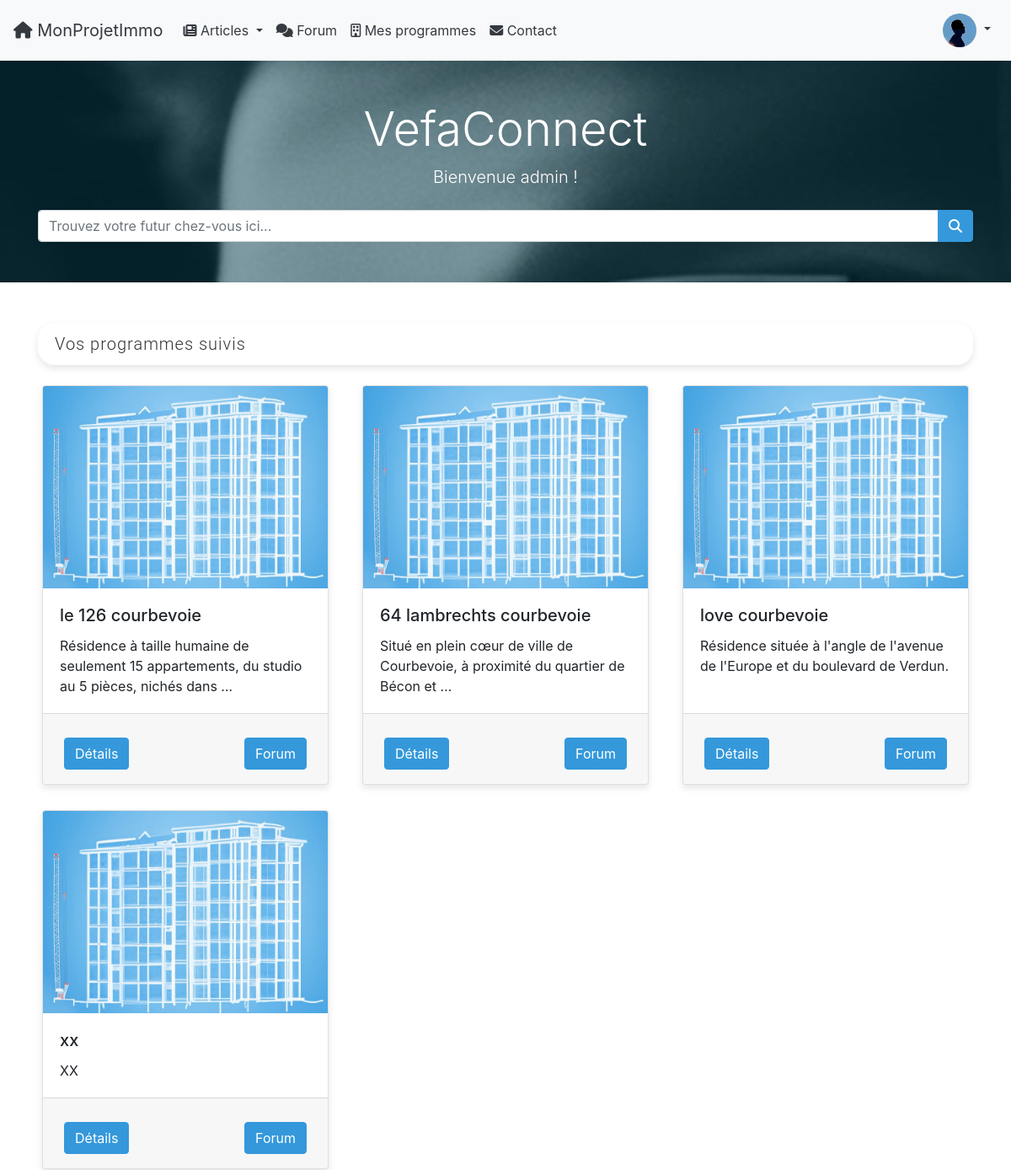
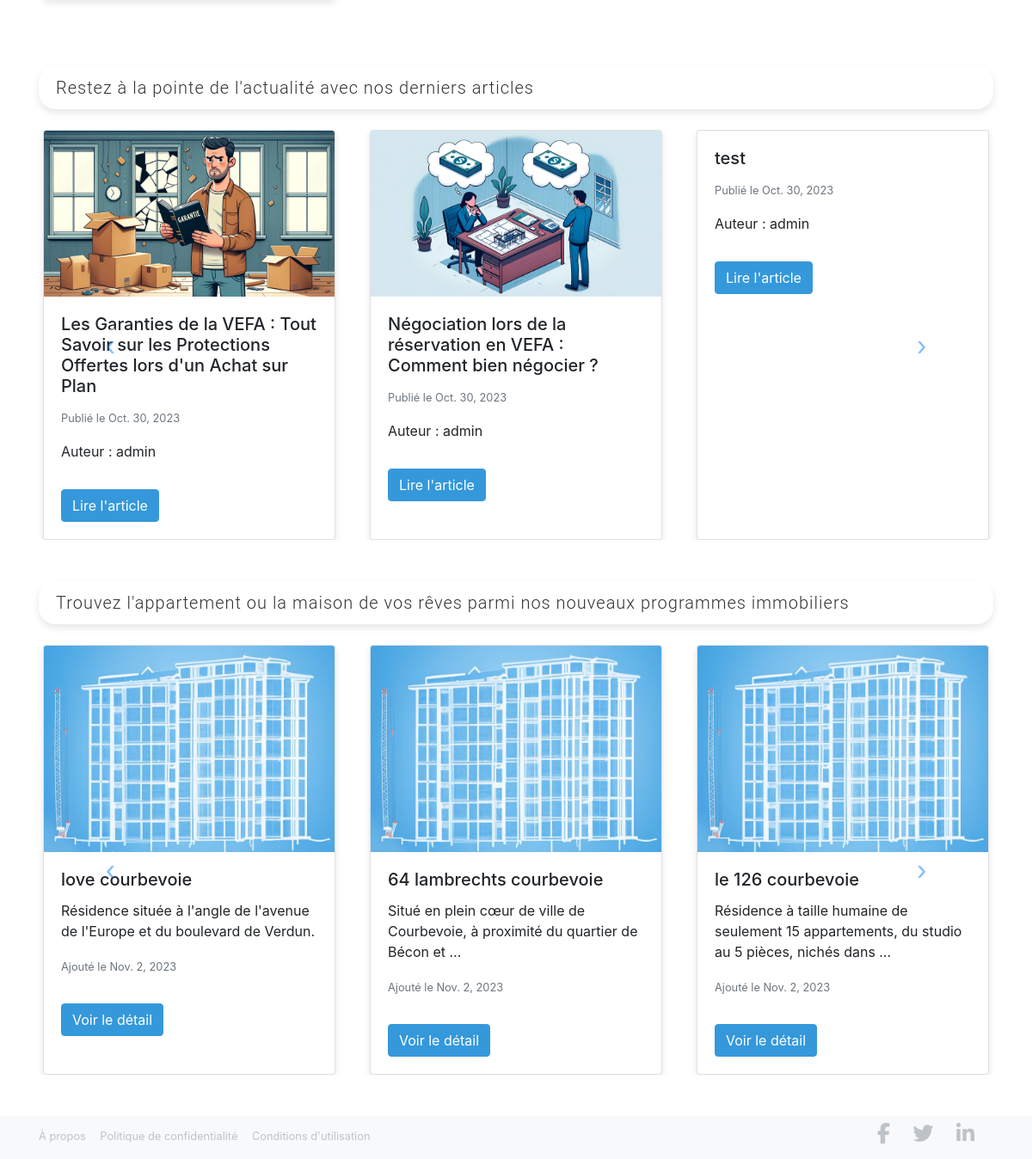
The app's page / (signed in) with its own data (2 pictures, top to bottom).
### forum/models.py (models this page shows, shortened)
class UserProfile(models.Model):
    GENDER_CHOICES = (
        ('M', 'Male'),
        ('F', 'Female'),
        ('O', 'Other'),
)
    user = models.OneToOneField(User, on_delete=models.CASCADE)
    bio = models.TextField(blank=True)
    followed_programs = models.ManyToManyField('website.RealEstateProgram', through='website.FollowedProgram', related_name='followers')
    joined_date = models.DateTimeField(auto_now_add=True)
    photo = models.ImageField(upload_to='user_photos/', blank=True, null=True)
    first_name = models.CharField(max_length=30, blank=True, null=True)
    last_name = models.CharField(max_length=30, blank=True, null=True)
    gender = models.CharField(max_length=1, null=False, blank=False, choices=GENDER_CHOICES)

### website/models.py (models this page shows, shortened)
class RealEstateProgram(models.Model):
    name = models.CharField(max_length=200)
    description = models.TextField(blank=True)
    developer = models.ForeignKey(RealEstateDeveloper, on_delete=models.CASCADE, related_name='programs')
    slug = models.SlugField(unique=True, editable=False)
    end_date = models.DateField(null=True, blank=True)
    new_end_date = models.DateField(null=True, blank=True)
    address = models.ForeignKey(Address, on_delete=models.CASCADE, null=True)
    image = models.ImageField(upload_to='program_images/', null=True, blank=True)
    validated = models.BooleanField(default=False, null=False)
    date_added = models.DateField(null=True, blank=True, auto_now_add=True)
    class Meta:
        constraints = [
            models.UniqueConstraint(fields=['name', 'address', 'developer'], name='unique_program')
        ]

class Article(models.Model):
    title = models.CharField(max_length=200)
    publication_date = models.DateField()
    author = models.ForeignKey('auth.User', on_delete=models.CASCADE)
    meta_description = models.CharField(max_length=160, blank=True, null=True)
    meta_keywords = models.CharField(max_length=255, blank=True, null=True)
    slug = models.SlugField(unique=True, blank=True, null=True)
    associated_articles = models.ManyToManyField('self', blank=True)
    category = models.ForeignKey(Category, on_delete=models.SET_NULL, null=True, blank=True)

class Section(models.Model):
    ARTICLE_SECTION_CHOICES = (
        ('text', 'Texte'),
        ('image', 'Image'),
    )
    IMAGE_POSITION_CHOICES = (
        ('title', 'Image de titre'),
        ('left', 'Image à gauche'),
        ('right', 'Image à droite'),
    )
    type = models.CharField(max_length=50, choices=ARTICLE_SECTION_CHOICES)
    image_position = models.CharField(max_length=50, choices=IMAGE_POSITION_CHOICES, blank=True, null=True, default='left') # Nouveau champ
    order = models.PositiveIntegerField(default=0) # Nouveau champ
    article = models.ForeignKey(Article, on_delete=models.CASCADE)
    content = RichTextUploadingField(blank=True, null=True)
    image = models.ImageField(upload_to='articles/sections/', blank=True, null=True)
    caption = models.TextField(blank=True)        # Légende pour l'image
    alt_text = models.CharField(max_length=255, blank=True)   # Texte alternatif pour l'image

### website/views.py (the view)
# urls.py: 2. Add a URL to urlpatterns:  path('', views.home, name='home')
def home(request):
    articles = Article.objects.all().order_by('-publication_date').prefetch_related('section_set')[:6]
    realEstatesPrograms = RealEstateProgram.objects.filter(validated=True).order_by('-date_added')[:6]
    user_programs = []
    if request.user.is_authenticated:
        try:
            profile = request.user.userprofile  # accède au profil de l'utilisateur
            user_programs = profile.followed_programs.all().order_by('-date_added')[:6]
        except UserProfile.DoesNotExist:
            pass  # le profil n'existe pas pour cet utilisateur
    for article in articles:
        article.main_image = article.section_set.filter(type="image", image_position="title").first()
    return render(request, 'home.html', {'articles': articles, 'realEstatesPrograms': realEstatesPrograms, 'user_programs': user_programs})

### VefaConnect/context_processors.py (called while the page is built)
def categories(request):
    return {
        'categories': Category.objects.all()
    }

### website/templates/home.html (shortened to what this page needs)
{% extends 'base.html' %}
{% load static %}
{% block content %}
    <section class="hero d-flex align-items-center text-center py-5" style="background-image: url('/media/website_image/main_photo.jpg'); background-attachment: fixed; background-size: cover; position: relative;">
        <div class="overlay"></div>
        <div class="container position-relative">
            <h1 class="display-4 text-white">VefaConnect</h1>
            {% if user.is_authenticated %}
                {% with user.userprofile.name as name %}
                    <p class="lead text-white">Bienvenue {{ name|default:user.username }} !</p>
                {% endwith %}
            {% else %}
                <p class="lead text-white">Commencez à créer des liens avec vos futurs voisins.</p>
            {% endif %}
            <form action="{% url 'program_search' %}" method="get" class="search-form mx-auto mt-4">
                <div class="input-group">
                    <input type="text" name="q" class="form-control base-size" placeholder="Trouvez votre futur chez-vous ici...">
                    <div class="input-group-append">
                        <button class="btn btn-light base-size" type="submit">
                            <span class="fas fa-search "></span>
                        </button>
                    </div>
                </div>
            </form>
        </div>
    </section>
    {% if user.is_authenticated %}
    <div class="container my-5">
        <p class="lead mb-4 lead-modern">Vos programmes suivis</p>
        <div class="row">
            {% for program in user_programs %}
            <div class="col-md-4 card-container">
                <div class="card h-100">
                    {% if program.image %}
                    <img src="{{ program.image.url }}" alt="{{ program.name }}" class="card-img-top">
                    {% endif %}
                    <div class="card-body d-flex flex-column">
                        <h5 class="card-title">{{ program.name }}</h5>
                        <p class="card-text">{{ program.description|truncatewords:15 }}</p>
                    </div>
                    <div class="card-footer mt-auto">
                        <a href="{% url 'program_detail' slug=program.slug %}" class="btn btn-details btn-primary mt-3">Détails</a>
                        <a href="{% url 'program_forum' program_slug=program.slug %}" class="btn btn-details btn-primary mt-3"> Forum</a>
                    </div>
                </div>
            </div>
            {% endfor %}
        </div>
    </div>
     <div class="container my-5">
        <p class="lead mb-4 lead-modern">Restez à la pointe de l'actualité avec nos derniers articles</p>
        <div id="articlesCarousel" class="carousel slide" data-ride="carousel">
            <div class="carousel-inner">
                {% for article in articles %}
                {% if forloop.counter0|divisibleby:3 %}
                <div class="carousel-item {% if forloop.first %}active{% endif %}">
                    <div class="row">
                {% endif %}
                <div class="col-md-4">
                    <div class="card h-100">
                        {% if article.main_image %}
                        <img src="{{ article.main_image.image.url }}" alt="{{ article.main_image.alt_text }}" class="card-img-top">
                        {% endif %}
                        <div class="card-body">
                            <h5 class="card-title">{{ article.title }}</h5>
                            <p class="card-text"><small class="text-muted">Publié le {{ article.publication_date }}</small></p>
                            <p class="card-text">Auteur : {{ article.author.username }}</p>
                            <a href="{% url 'article_detail' category_slug=article.category.slug slug=article.slug %}" class="btn btn-primary mt-3">Lire l'article</a>
                        </div>
                    </div>
                </div>
                {% if forloop.counter|divisibleby:3 or forloop.last %}
                    </div>
                </div>
                {% endif %}
                {% endfor %}
            </div>
            <a class="carousel-control-prev" href="#articlesCarousel" role="button" data-slide="prev">
                <span class="carousel-control-prev-icon" aria-hidden="true"></span>
            </a>
            <a class="carousel-control-next" href="#articlesCarousel" role="button" data-slide="next">
                <span class="carousel-control-next-icon" aria-hidden="true"></span>
            </a>
        </div>
    </div>
    {% endif %}
<div class="container my-5">
    <p class="lead mb-4 lead-modern">Trouvez l'appartement ou la maison de vos rêves parmi nos nouveaux programmes immobiliers</p>
    <div id="realEstateProgramsCarousel" class="carousel slide" data-ride="carousel">
        <div class="carousel-inner">
            {% for program in realEstatesPrograms %}
            {% if forloop.counter0|divisibleby:3 %}
            <div class="carousel-item {% if forloop.first %}active{% endif %}">
                <div class="row">
            {% endif %}
            <div class="col-md-4">
                <div class="card h-100">
                    {% if program.image %}
                    <img src="{{ program.image.url }}" alt="{{ program.name }}" class="card-img-top">
                    {% endif %}
                    <div class="card-body">
                        <h5 class="card-title">{{ program.name }}</h5>
                        <p class="card-text">{{ program.description|truncatewords:15 }}</p>
                        <p class="card-text"><small class="text-muted">Ajouté le {{ program.date_added }}</small></p>
                        <a href="{% url 'program_detail' slug=program.slug %}" class="btn btn-primary mt-3">Voir le détail</a>
                    </div>
                </div>
            </div>
            {% if forloop.counter|divisibleby:3 or forloop.last %}
                </div>
            </div>
            {% endif %}
            {% endfor %}
        </div>
        <a class="carousel-control-prev" href="#realEstateProgramsCarousel" role="button" data-slide="prev">
            <span class="carousel-control-prev-icon" aria-hidden="true"></span>
        </a>
        <a class="carousel-control-next" href="#realEstateProgramsCarousel" role="button" data-slide="next">
            <span class="carousel-control-next-icon" aria-hidden="true"></span>
        </a>
    </div>
</div>
{% endblock %}

### templates/navbar.html (shortened to what this page needs)
    <nav class="navbar navbar-expand-lg navbar-custom">
        <a class="navbar-brand" href="{% url 'home' %}">
            <i class="fas fa-home"></i> MonProjetImmo
        </a>
        <div class="collapse navbar-collapse" id="navbarNav">
            <ul class="navbar-nav">
                <li class="nav-item dropdown">
                    <a class="nav-link dropdown-toggle" href="#" id="articleDropdown" role="button" data-toggle="dropdown" aria-haspopup="true" aria-expanded="false">
                        <i class="fas fa-newspaper"></i> Articles
                    </a>
                </li>
                <li class="nav-item">
                    <a class="nav-link" href="{% url 'general_forum' %}">
                        <i class="fas fa-comments"></i> Forum
                    </a>
                </li>
                {% if user.is_authenticated %}
                <li class="nav-item">
                    <a class="nav-link" href="{% url 'programmes_suivis' %}">
                        <i class="fa-regular fa-building"></i> Mes programmes
                    </a>
                </li>
                {% endif %}
                <li class="nav-item">
                    <a class="nav-link" href="{% url 'contact' %}">
                        <i class="fas fa-envelope"></i> Contact
                    </a>
                </li>
            </ul>
            <ul class="navbar-nav ml-auto">
                {% if user.is_authenticated %}
                <li class="nav-item dropdown">
                    <a class="nav-link dropdown-toggle" href="#" id="navbarDropdown" role="button" data-toggle="dropdown" aria-haspopup="true" aria-expanded="false">
                        <img src="{{ user.userprofile.photo.url }}" class="rounded-circle" style="width:40px; height:40px; object-fit:cover;" alt="Avatar">
                    </a>
                </li>
                {% endif %}
            </ul>
        </div>
    </nav>

### website/static/website/css/style.css (style rules this page uses)
html, body { height: 100%; display: flex; flex-direction: column; }
body { flex-grow: 1; margin-bottom: 0; }
.hero { background-image: url('/media/website_image/main_photo.jpg'); background-attachment: fixed; background-size: cover; position: relative; }
.overlay { position: absolute; top: 0; right: 0; bottom: 0; left: 0; background-color: var(--hero-overlay); }
.text-white { color: var(--text-on-dark-bg) !important; }
.navbar-custom { background-color: var(--navbar-bg-color); }
.navbar-custom .navbar-brand, .navbar-custom .nav-link { color: var(--navbar-text-color); }
.carousel-control-prev { left: -10%; }
.carousel-control-next { right: -10%; }
.carousel-control-prev-icon, .carousel-control-next-icon { height: 20px; width: 20px; background-image: none; }
.carousel-control-prev-icon::before { content: '\2039'; color: var(--primary-color); font-size: 30px; display: inline-block; }
.carousel-control-next-icon::before { content: '\203A'; color: var(--primary-color); font-size: 30px; display: inline-block; }
.card { margin: 0 5px; box-shadow: 0 4px 8px rgba(0, 0, 0, 0.1); transition: box-shadow 0.3s ease; }
.card-img-top { object-fit: cover; }
.card { display: flex; flex-direction: column; }
.card-footer { display: flex; justify-content: space-between; align-items: center; }
.btn-details { margin: 5px; }
.card-img-top { width: 100%; height: auto; max-height: 30vh; }
.card-body { flex-grow: 1; }
.card-container { margin-bottom: 30px; }
.lead-modern { font-family: 'Roboto', sans-serif; font-size: 1.5em; letter-spacing: 1px; line-height: 1.5; color: #333; background: rgba(255, 255, 255, 0.7); padding: 10px 20px; border-radius: 20px; box-shadow: 0 4px 8px rgba(0, 0, 0, 0.1); transition: all 0.3s; }

### website/static/css/main.css (style rules this page uses)
:root { --primary-color: #007BFF; --secondary-color: #6C757D; --background-color: #FFFFFF; --muted-text-color: #999999; --hero-overlay: rgba(0, 56, 73, 0.5); --text-on-light-bg: #333333; --text-on-dark-bg: #FFFFFF; }
:root { --btn-bg-color: #3498db; --btn-text-color: #ffffff; --btn-bg-hover: #2980b9; }
:root { --navbar-bg-color: #f8f9fa; --navbar-text-color: #343a40; --navbar-link-hover-color: #007bff; }
:root { --footer-bg-color: #f8f9fa; --footer-heading-color: #343a40; --footer-link-color: #bdc3c7; --footer-link-hover-color: #ecf0f1; }
:root { --search-bar-height: 50px; --search-bar-padding: 1rem 1.5rem; --search-bar-font-size: 18px; }
:root { --icon-size: 1.5em; --icon-hover-opacity: 1; }

### website/static/css/button.css (style rules this page uses)
.btn { background-color: var(--btn-bg-color) !important; color: var(--btn-text-color) !important; border-color: var(--btn-bg-color) !important; }

### records on screen
RealEstateProgram: image (placeholder picture), name "le 126 courbevoie", description "Résidence à taille humaine de seulement 15 appartements, du studio au 5 pièces, nichés dans …", date_added "Nov. 2, 2023"
RealEstateProgram: image (placeholder picture), name "64 lambrechts courbevoie", description "Situé en plein cœur de ville de Courbevoie, à proximité du quartier de Bécon et …", date_added "Nov. 2, 2023"
RealEstateProgram: image (placeholder picture), name "love courbevoie", description "Résidence située à l'angle de l'avenue de l'Europe et du boulevard de Verdun.", date_added "Nov. 2, 2023"
RealEstateProgram: image (placeholder picture), name "xx", description "XX"
Article: main_image.image (picture), title "Les Garanties de la VEFA : Tout Savoir sur les Protections Offertes lors d'un Achat sur Plan", publication_date "Oct. 30, 2023", author.username "admin"
Article: main_image.image (picture), title "Négociation lors de la réservation en VEFA : Comment bien négocier ?", publication_date "Oct. 30, 2023", author.username "admin"
Article: title "test", publication_date "Oct. 30, 2023", author.username "admin"

### other values on screen
{{ name|default:user.username }} "admin"
